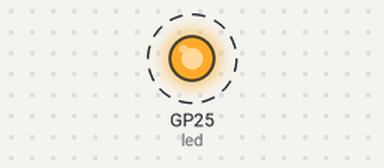
Simulated run of this program. Board: Raspberry Pi Pico running MicroPython. On the bench: output pins drawn as LEDs (lit = HIGH). Dashed ring = blinking. Nothing arrives over Bluetooth unless stated; what the program prints to the serial console is not drawn.

Above: at 0.2 s.
Timing chart, 0 to 3.0 s (numbered marks = the images above):
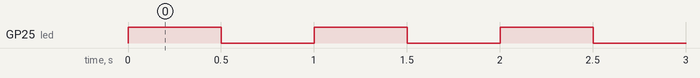

The program:

main.py
```python
import bluetooth
import time
import struct
import machine
import gc
from micropython import const  # 確保 const 可用

# ── 常數定義 ──
_ADV_TYPE_FLAGS = const(0x01)
_ADV_TYPE_NAME = const(0x09)
_ADV_TYPE_UUID16_COMPLETE = const(0x03)

# 設備名稱 (必須與 Linux Kernel 端完全一致)
NAME = "Pico-Tracker"
UUID16 = 0xFEED
# 廣播間隔: 100ms (100,000 微秒)，達成 1 秒內極速斷線偵測的關鍵
ADV_INTERVAL_US = 100_000

# 初始化板載 LED (Pico W 的 LED 連接在 'WL_GPIO0'，傳統 Pico 在 Pin 25)
# 如果你是用傳統 Pico (無 WiFi)，請改為 machine.Pin(25, machine.Pin.OUT)
try:
    led = machine.Pin("LED", machine.Pin.OUT)
except TypeError:
    led = machine.Pin(25, machine.Pin.OUT)

def build_advertising_payload(name, uuid16):
    """
    依照藍牙核心規範建構 Advertising Data
    格式: [Length] [AD Type] [AD Data]
    """
    payload = bytearray()

    # 1. Flags: LE General Discoverable | BR/EDR Not Supported
    payload.append(2)
    payload.append(_ADV_TYPE_FLAGS)
    payload.append(0x06)

    # 2. Complete 16-bit UUID (Little-Endian)
    payload.append(3)
    payload.append(_ADV_TYPE_UUID16_COMPLETE)
    payload.extend(struct.pack("<H", uuid16))

    # 3. Complete Local Name
    name_bytes = name.encode("utf-8")
    payload.append(len(name_bytes) + 1)
    payload.append(_ADV_TYPE_NAME)
    payload.extend(name_bytes)

    # 安全檢查：BLE 廣播封包最大不能超過 31 bytes
    if len(payload) > 31:
        raise ValueError("Advertising payload exceeds 31 bytes!")

    return payload

def main():
    print("=== Pico Tracker BLE Beacon ===")
    print("Initializing BLE...")

    ble = bluetooth.BLE()
    ble.active(True)

    payload = build_advertising_payload(NAME, UUID16)

    print(f"Name: {NAME}")
    print(f"UUID: 0x{UUID16:04X}")
    print(f"Interval: {ADV_INTERVAL_US / 1000} ms")

    # 開始廣播 (Connectable = False，因為我們只是 Beacon)
    ble.gap_advertise(ADV_INTERVAL_US, adv_data=payload, connectable=False)
    print("Broadcasting...")

    led_state = False

    try:
        while True:
            # LED 呼吸閃爍，證明系統活著
            led_state = not led_state
            led.value(led_state)

            # 避免記憶體破碎
            gc.collect()

            # 迴圈休眠 0.5 秒 (不影響底層 BLE 晶片的廣播排程)
            time.sleep(0.5)

    except KeyboardInterrupt:
        print("\nStopping BLE...")
    finally:
        # 確保程式結束時關閉藍牙與 LED
        ble.gap_advertise(None)
        ble.active(False)
        led.value(0)
        print("Shutdown complete.")

if __name__ == "__main__":
    main()
```

Measured:
- by itself, GP25 (led): alternates HIGH for 0.50 s and LOW for 0.50 s
